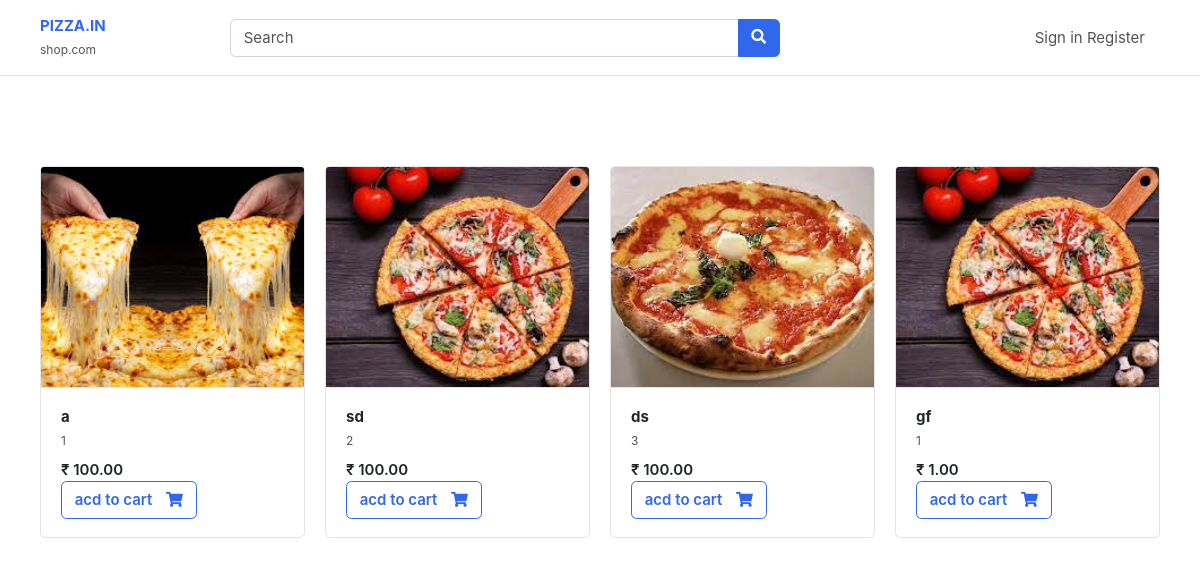
The app's page /, older data.
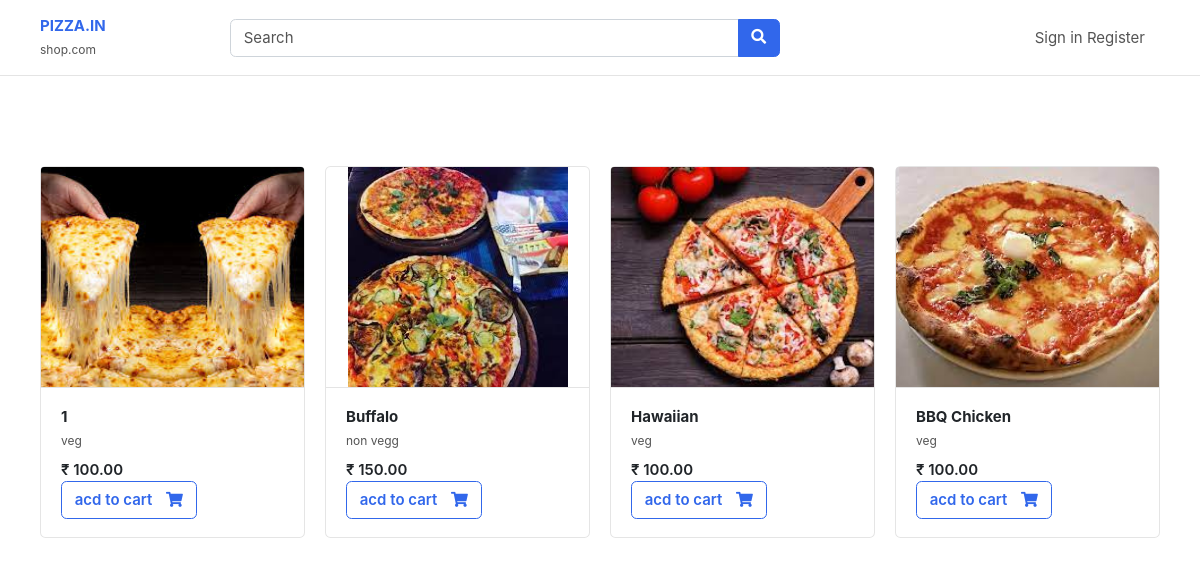
The same page, newer data.
### base/models.py (models this page shows)
class Pizza(models.Model):
    category = models.ForeignKey(PizzaCategory, on_delete=models.CASCADE, related_name='category')
    pizza_name = models.CharField(max_length=100)
    price = models.IntegerField(default=100)
    images = models.ImageField(upload_to='pizza')

class PizzaCategory(models.Model):
    category_name = models.CharField(max_length=100)

### base/views.py (the view)
# urls.py: path('',home,name='home'),
def home(request):
    pizza = Pizza.objects.all()
    search_in = request.GET.get('search-area')
    if search_in:
        pizza = Pizza.objects.filter(pizza_name__icontains=search_in)
    else:
        pizza = Pizza.objects.all()
        search_in = ''
    context = {
        'pizza': pizza,
        'search_in': search_in
    }
    return render(request, 'index.html', context)

### base/templates/index.html (shortened to what this page needs)
{% extends "base.html"%}
{%  block start %}
<div class="container mt-5 pt-5">
    <div class="row">
        {% for pizza in pizza %}
        <div class="col-md-3">
            <figure class="card card-product-grid">
                <div class="img-wrap"> <img src="/media/{{pizza.images}}"> </div>
                <figcaption class="info-wrap border-top">
                    <a href="#" class="title">
                        <b>{{pizza.pizza_name}}</b></a>
                    <small>{{pizza.category.category_name}}</small></a>
                    <div class="price mt-2">₹ {{pizza.price}}.00</div>
                    <a href="{% url 'add_cart' pizza.id %}" class="btn  btn-outline-primary"> <span class="text">acd to cart</span> <i class="fas fa-shopping-cart"></i>  </a>
                </figcaption>
            </figure>
        </div>
        {% endfor %}
    </div>
    </div>
{% endblock %}

### base/templates/base.html (shortened to what this page needs)
<!DOCTYPE HTML>
<html lang="en">
<head>
<link href="/media/css/bootstrap.css" rel="stylesheet" type="text/css"/>
<link href="/media/fonts/fontawesome/css/all.min.css" type="text/css" rel="stylesheet">
<link href="/media/css/ui.css" rel="stylesheet" type="text/css"/>
<link href="/media/css/responsive.css" rel="stylesheet" />
</head>
<body>
	<header class="section-header">
		<section class="header-main border-bottom">
			<div class="container">
		<div class="row align-items-center">
			<div class="col-lg-2 col-4">
				<div class="brand-wrap">
					<a href="{% url 'home' %}"><b> PIZZA.IN</b></a>
				</div>
				<small>shop.com</small>
			</div>
			<div class="col-lg-6 col-sm-12">
				<form action="#" class="search">
					<div class="input-group w-100">
						<input type="text" value="{{search_in}}" class="form-control"name="search-area" placeholder="Search">
						<div class="input-group-append">
						  <button class="btn btn-primary" type="submit">
							<i class="fa fa-search"></i>
						  </button>
						</div>
					</div>
				</form>
			</div>
			<div class="col-lg-4 col-sm-6 col-8">
				<div class="widgets-wrap float-md-right">
					<div class="widget-header  mr-3">
						{% if user.is_authenticated %}
						<a href="{% url 'cart' %}" class="icon icon-sm rounded-circle border"><i class="fa fa-shopping-cart"></i></a>
					</div>
					<div class="widget-header icontext">
						<div class="text">
							<span class="text-muted">Welcome! {{request.user.username}}</span>
							<div>
								<a href="{% url 'logout' %}">Log out</a>
								{% else %}
								<a href="{% url 'login' %}">Sign in</a>
								<a href="{% url 'register' %}"> Register</a>
								{% endif %}
							</div>
						</div>
					</div>
				</div>
			</div>
		</section>
		</header>
		{% block start %}
		{% endblock %}
        </body>
        </html>

### static/css/ui.css (style rules this page uses)
html { font-family: 'Inter', sans-serif; font-size: 15px; }
.img-wrap { text-align: center; display: block; }
.img-wrap img { max-width: 100%; }
figure { margin-bottom: 0; }
.card .title { color: #212529; }
.header-main { position: relative; padding-top: 1rem; padding-bottom: 1rem; }
.widget-header { display: inline-block; vertical-align: middle; position: relative; }
.widget-header a { color: #545454; }
.btn .text + i { margin-left: 10px; }
[class*='card-product'] a.title { color: #212529; display: block; }
[class*='card-product'] .img-wrap { overflow: hidden; position: relative; }
[class*='card-product'] .img-wrap img { height: 100%; max-width: 100%; width: auto; display: inline-block; object-fit: cover; }
.card-product-grid { margin-bottom: 20px; }
.card-product-grid .img-wrap { border-radius: 0.2rem 0.2rem 0 0; height: 220px; }
.card-product-grid .info-wrap { overflow: hidden; padding: 18px 20px; }
.card .img-wrap { overflow: hidden; }
.price { font-weight: 600; color: #212529; }

Row changes from the older to the newer data that the page shows:
changed Pizza (number 1 of 4 on the later page): pizza_name "a" → "1"; category.category_name "1" → "veg"
changed Pizza: images: a different picture; pizza_name "sd" → "Buffalo"; category.category_name "2" → "non vegg"; price "100" → "150"
changed Pizza: images: a different picture; pizza_name "ds" → "Hawaiian"; category.category_name "3" → "veg"
changed Pizza: images: a different picture; pizza_name "gf" → "BBQ Chicken"; category.category_name "1" → "veg"; price "1" → "100"
